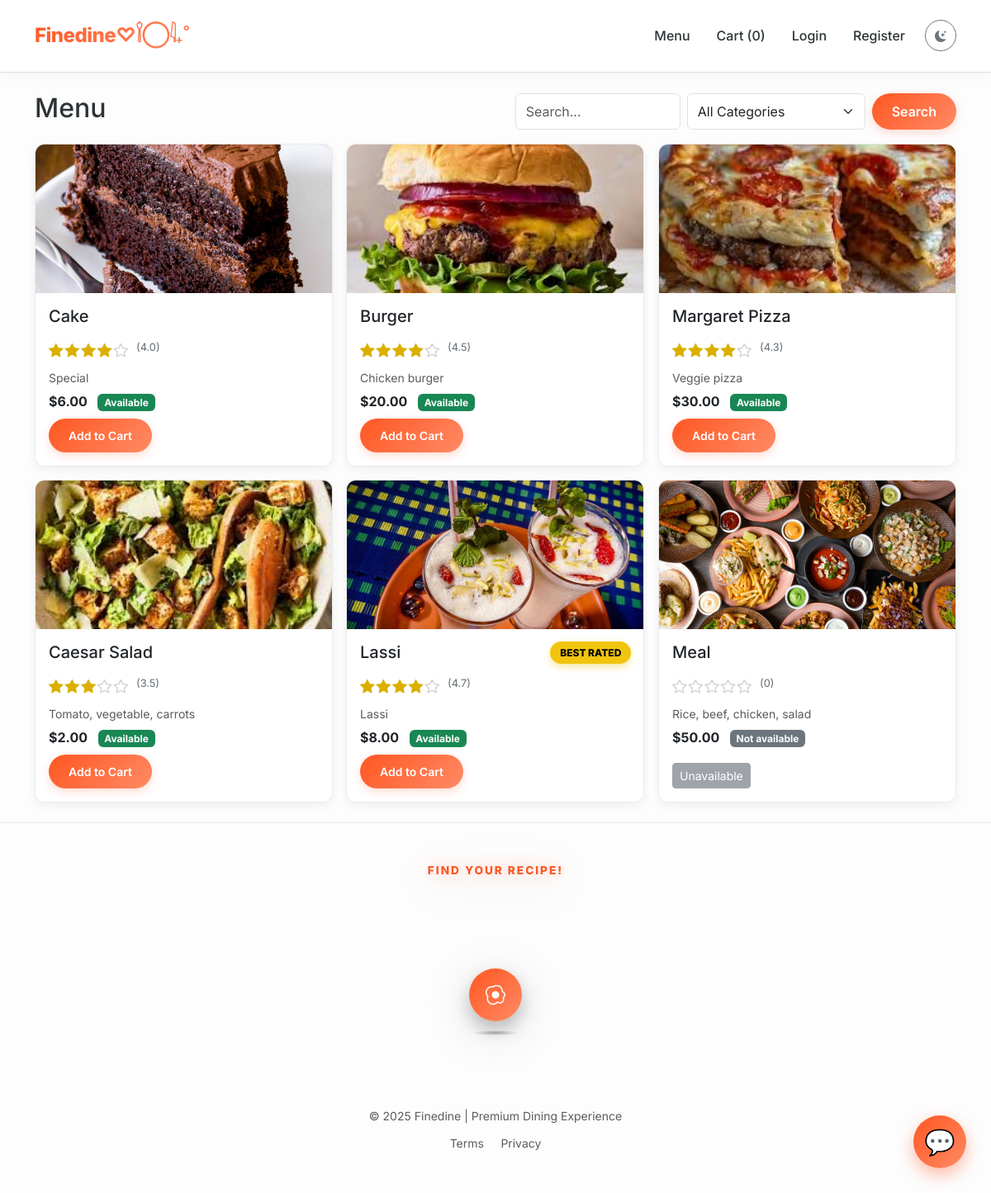
The page /menu on the database its author committed.
### models/models.py (models this page shows)
class MenuItem(db.Model):
    id = db.Column(db.Integer, primary_key=True)
    name = db.Column(db.String(150), nullable=False)
    price = db.Column(db.Float, nullable=False, default=0.0)
    category = db.Column(db.String(100), nullable=True)
    ingredients = db.Column(db.String(400), nullable=True)
    availability = db.Column(db.Boolean, default=True)
    image = db.Column(db.String(300), nullable=True)
    stock_quantity = db.Column(db.Integer, default=0)
    low_stock_threshold = db.Column(db.Integer, default=5)
    ratings = db.relationship('Rating', backref='menu_item', lazy=True, cascade="all, delete-orphan")
    def get_average_rating(self):
        if not self.ratings:
            return 0
        return round(sum(r.score for r in self.ratings) / len(self.ratings), 1)

### routes/main.py (the view)
@main_bp.route('/menu')
@cache.cached(timeout=300, key_prefix=make_cache_key, unless=has_flash_messages)
def menu():
    q = request.args.get('q', '').strip()
    cat = request.args.get('category', '').strip()
    query = MenuItem.query.options(db.joinedload(MenuItem.ratings))
    if q:
        query = query.filter(MenuItem.name.ilike(f'%{q}%'))
    if cat:
        query = query.filter_by(category=cat)
    items = query.all()
    cat_query = db.session.query(MenuItem.category).distinct().all()
    categories = sorted([c[0] or 'Uncategorized' for c in cat_query])
    return render_template('menu.html', items=items, categories=categories, q=q, cat=cat)

### app.py (called while the page is built)
@app.before_request
def refresh_user_session():
    if 'user_id' in session:
        user = User.query.get(session['user_id'])
        if user:
            session['role'] = user.role
            session['is_admin'] = (user.role == 'admin')
            session['username'] = user.username
        else:
            session.clear()

@app.context_processor
def inject_global_data():
    cart = session.get('cart', {})
    count = sum(cart.values()) if isinstance(cart, dict) else 0
    @cache.cached(timeout=300, key_prefix='best_rated_item_context')
    def get_best_rated_item():
        all_items = MenuItem.query.options(db.joinedload(MenuItem.ratings)).all()
        best_item = None
        max_avg = 0
        for it in all_items:
            ratings = it.ratings
            if not ratings:
                avg = 0
            else:
                avg = round(sum(r.score for r in ratings) / len(ratings), 1)
            if avg > max_avg:
                max_avg = avg
                best_item = it
        return best_item
    return dict(cart_count=count, best_rated_item=get_best_rated_item())

### routes/main.py (called while the page is built)
def make_cache_key():
    user_id = session.get('user_id', 'anon')
    return f"{request.path}:{user_id}:{request.query_string.decode('utf-8')}"

def has_flash_messages():
    return '_flashes' in session

### templates/menu.html (shortened to what this page needs)
{% extends 'base.html' %}
{% block content %}
<div class="d-flex align-items-center justify-content-between mb-3">
  <h2>Menu</h2>
  <form class="d-flex" method="get" action="{{ url_for('main.menu') }}">
    <input name="q" class="form-control me-2" placeholder="Search..." value="{{ q }}">
    <select class="form-select me-2" name="category">
      <option value="">All Categories</option>
    </select>
    <button class="btn btn-primary">Search</button>
  </form>
</div>
<div class="row g-3">
  {% for it in items %}
  <div class="col-md-4 animate-on-scroll" style="transition-delay: {{ loop.index0 * 50 }}ms">
    <div class="card card-shadow h-100">
      <div class="parallax-wrapper" style="height:180px;">
        <img
          src="{{ it.image and url_for('static', filename='uploads/' ~ it.image) or url_for('static', filename='img/placeholder.jpg') }}"
          class="card-img-top parallax-img" style="height:100%; object-fit:cover;" alt="{{ it.name }}">
      </div>
      <div class="card-body d-flex flex-column">
        <h5 class="card-title">{{ it.name }}</h5>
        <div class="star-rating" data-item-id="{{ it.id }}">
          {% set avg = it.get_average_rating() %}
          {% for i in range(1, 6) %}
          <i class="bi bi-star{{ '-fill' if i <= avg else '' }} {{ 'active' if i <= avg else '' }}"
            onclick="rateItem({{ it.id }}, {{ i }})"></i>
          {% endfor %}
          <span class="rating-text">({{ avg }})</span>
        </div>
        <p class="card-text small text-muted mb-1">{{ it.ingredients or '' }}</p>
        <p class="mb-2"><strong>${{ '%.2f'|format(it.price) }}</strong>
          {% if best_rated_item and best_rated_item.id == it.id %}
          <span class="best-rated-badge">Best Rated</span>
          {% endif %}
          <span class="badge bg-{{ 'success' if it.availability else 'secondary' }} ms-2">{{ 'Available' if
            it.availability
            else 'Not available' }}</span>
        </p>
        <div class="mt-auto">
          {% if it.availability %}
          <a href="javascript:void(0);" onclick="addToCart({{ it.id }}, this)" class="btn btn-sm btn-primary">Add to
            Cart</a>
          {% else %}
          <button class="btn btn-sm btn-secondary" disabled>Unavailable</button>
          {% endif %}
        </div>
      </div>
    </div>
  </div>
  {% else %}
  <div class="col-12">
    <p class="text-muted">No items found.</p>
  </div>
  {% endfor %}
</div>
{% endblock %}

### static/css/main.css (style rules this page uses)
:root { --primary-color: #ff5722; --primary-hover: #e64a19; --secondary-color: #2d3436; --accent-color: #ff9f43; --background-bg: #fdfdfd; --card-bg: #ffffff; --text-main: #2d3436; --text-muted: #636e72; --primary-gradient: linear-gradient(135deg, #ff5722 0%, #ff8a65 100%); --hero-gradient: linear-gradient(120deg, rgba(255, 87, 34, 0.9), rgba(255, 159, 67, 0.9)); --shadow-sm: 0 4px 12px rgba(0, 0, 0, 0.06); --shadow-md: 0 10px 25px rgba(0, 0, 0, 0.1); --shadow-lg: 0 20px 50px rgba(0, 0, 0, 0.15); --radius-md: 12px; --radius-lg: 20px; --radius-pill: 50px; --transition-fast: 0.2s cubic-bezier(0.25, 0.46, 0.45, 0.94); --transition-smooth: 0.4s cubic-bezier(0.165, 0.84, 0.44, 1); --transition-premium: 0.6s cubic-bezier(0.22, 1, 0.36, 1); }
body { font-family: 'Inter', system-ui, -apple-system, sans-serif; background-color: var(--background-bg); color: var(--text-main); line-height: 1.6; -webkit-font-smoothing: antialiased; transition: background-color 0.3s ease, color 0.3s ease; }
.animate-on-scroll { opacity: 0; transform: translateY(20px); transition: opacity 0.6s ease-out, transform 0.6s ease-out; }
.animate-on-scroll.is-visible { opacity: 1; transform: translateY(0); }
.parallax-wrapper { position: relative; overflow: hidden; width: 100%; }
.btn-primary { background: var(--primary-gradient); border: none; border-radius: var(--radius-pill); padding: 10px 24px; font-weight: 600; box-shadow: 0 4px 12px rgba(255, 87, 34, 0.2); transition: transform var(--transition-fast), box-shadow var(--transition-fast); }
.card-shadow { position: relative; z-index: 5; border: 1px solid rgba(0, 0, 0, 0.08); border-radius: var(--radius-md); background: var(--card-bg); box-shadow: var(--shadow-sm); transition: transform 0.1s ease-out, box-shadow 0.2s ease; overflow: hidden; transform: translateZ(0); will-change: transform; }
.card-body { position: relative; z-index: 5; background: var(--card-bg); }
.parallax-img { transition: transform 0.1s ease-out; }
.star-rating { display: flex; gap: 2px; margin: 8px 0; }
.star-rating i { cursor: pointer; font-size: 1.1rem; color: #cccccc; transition: color 0.2s ease, transform 0.2s ease; }
.star-rating i.active { color: #dbaf00; }
.rating-text { font-size: 0.8rem; color: var(--text-muted); margin-left: 8px; }
.best-rated-badge { position: absolute; top: 15px; right: 15px; background: #f1c40f; color: #000; padding: 4px 12px; border-radius: var(--radius-pill); font-size: 0.75rem; font-weight: 800; text-transform: uppercase; z-index: 10; box-shadow: 0 4px 10px rgba(241, 196, 15, 0.4); animation: pulseBest 2s infinite; }

### rows shown on the page
MenuItem: image (picture), name "Cake", avg "4.0", ingredients "Special", price "6.00", availability "Available"
MenuItem: image (picture), name "Burger", avg "4.5", ingredients "Chicken burger", price "20.00", availability "Available"
MenuItem: image (picture), name "Margaret Pizza", avg "4.3", ingredients "Veggie pizza", price "30.00", availability "Available"
MenuItem: image (picture), name "Caesar Salad", avg "3.5", ingredients "Tomato, vegetable, carrots", price "2.00", availability "Available"
MenuItem: image (picture), name "Lassi", avg "4.7", ingredients "Lassi", price "8.00", shows "BEST RATED", availability "Available"
MenuItem: image (picture), name "Meal", availability "0", ingredients "Rice, beef, chicken, salad", price "50.00", availability "Not available", shows "Unavailable"

### other values the page prints
{{ cart_count }} "0"
